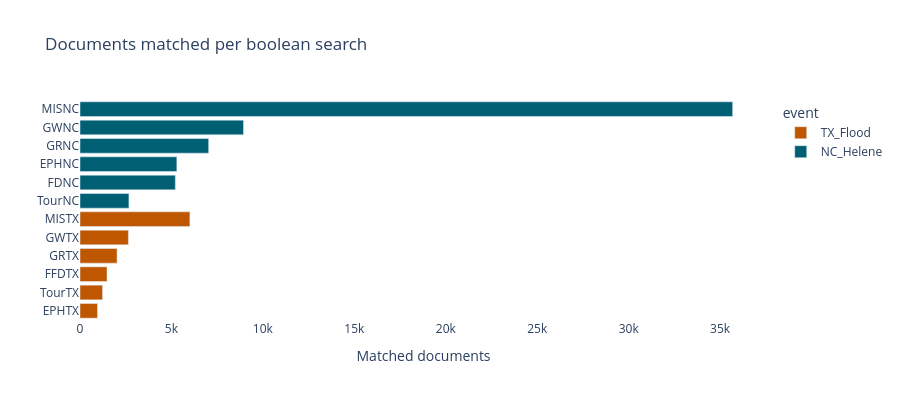

Notebook code cell kept with this figure:
### Markdown cell above
### 7.1 Match counts and event breakdown

### Code cell
counts_df = match_summary.copy().sort_values("matches", ascending=True)
fig_counts = px.bar(counts_df, x="matches", y="boolean_search", color="event",
                    orientation="h", color_discrete_map=EVENT_COLORS,
                    title="Documents matched per boolean search")
fig_counts.update_layout(height=400, plot_bgcolor="white", yaxis_title="", xaxis_title="Matched documents")
fig_counts.write_html(str(OUTPUT_DIR / "match_counts.html"), include_plotlyjs="cdn")
fig_counts.show()

### Figure 1 — Plotly figure (JSON) as saved in the notebook; plotly's stock layout.template omitted (floating-point values rounded to 4 significant figures)
{"data": [{"hovertemplate": "event=TX_Flood<br>matches=%{x}<br>boolean_search=%{y}<extra></extra>", "legendgroup": "TX_Flood", "marker": {"color": "#BF5700", "pattern": {"shape": ""}}, "name": "TX_Flood", "orientation": "h", "showlegend": true, "textposition": "auto", "type": "bar", "x": [955, 1233, 1477, 2025, 2647, 6007], "xaxis": "x", "y": ["EPHTX", "TourTX", "FFDTX", "GRTX", "GWTX", "MISTX"], "yaxis": "y"}, {"hovertemplate": "event=NC_Helene<br>matches=%{x}<br>boolean_search=%{y}<extra></extra>", "legendgroup": "NC_Helene", "marker": {"color": "#005f73", "pattern": {"shape": ""}}, "name": "NC_Helene", "orientation": "h", "showlegend": true, "textposition": "auto", "type": "bar", "x": [2675, 5213, 5295, 7035, 8940, 35685], "xaxis": "x", "y": ["TourNC", "FDNC", "EPHNC", "GRNC", "GWNC", "MISNC"], "yaxis": "y"}], "layout": {"barmode": "relative", "height": 400, "legend": {"title": {"text": "event"}, "tracegroupgap": 0}, "plot_bgcolor": "white", "title": {"text": "Documents matched per boolean search"}, "xaxis": {"anchor": "y", "domain": [0, 1], "title": {"text": "Matched documents"}}, "yaxis": {"anchor": "x", "domain": [0, 1], "title": {"text": ""}}}}
